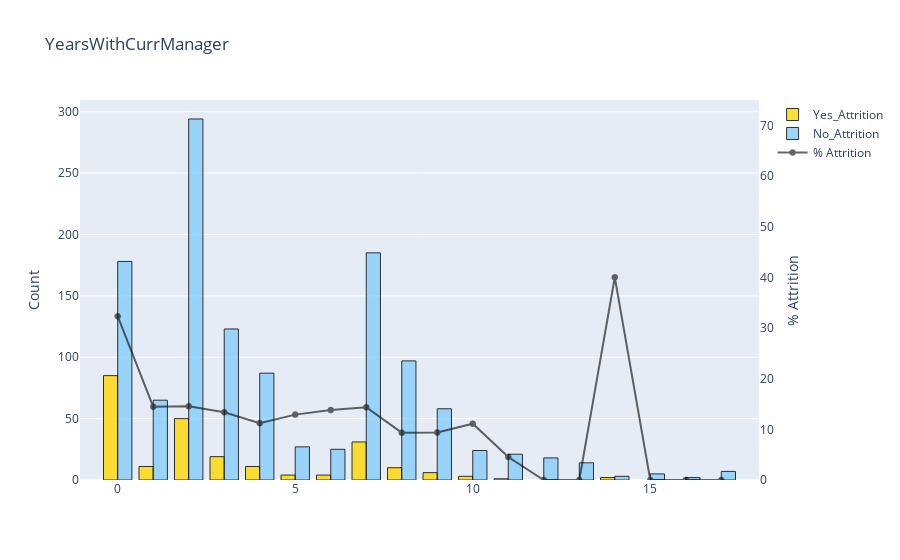

Notebook code for this chart:
### Markdown cell above
## What is Affect of YearsWithCurrManager on Attrition ?

### Code cell
barplot('YearsWithCurrManager', False)

### Figure 1 — Plotly figure (JSON) as saved in the notebook; plotly's stock layout.template omitted (floating-point values rounded to 4 significant figures)
{"data": [{"marker": {"color": "gold", "line": {"color": "#000000", "width": 1}}, "name": "Yes_Attrition", "opacity": 0.8, "type": "bar", "x": [0, 2, 7, 3, 1, 4, 8, 9, 5, 6, 10, 14, 11], "y": [85, 50, 31, 19, 11, 11, 10, 6, 4, 4, 3, 2, 1]}, {"marker": {"color": "lightskyblue", "line": {"color": "#000000", "width": 1}}, "name": "No_Attrition", "opacity": 0.8, "type": "bar", "x": [2, 7, 0, 3, 8, 4, 1, 9, 5, 6, 10, 11, 12, 13, 17, 15, 14, 16], "y": [294, 185, 178, 123, 97, 87, 65, 58, 27, 25, 24, 21, 18, 14, 7, 5, 3, 2]}, {"marker": {"color": "black", "line": {"color": "#000000", "width": 0.5}}, "name": "% Attrition", "opacity": 0.6, "type": "scatter", "x": [0, 1, 2, 3, 4, 5, 6, 7, 8, 9, 10, 11, 12, 13, 14, 15, 16, 17], "y": [32.32, 14.47, 14.53, 13.38, 11.22, 12.9, 13.79, 14.35, 9.346, 9.375, 11.11, 4.545, 0, 0, 40, 0, 0, 0], "yaxis": "y2"}], "layout": {"title": {"text": "YearsWithCurrManager"}, "yaxis": {"title": {"text": "Count"}}, "yaxis2": {"anchor": "x", "overlaying": "y", "range": [0, 75], "showgrid": false, "side": "right", "title": {"text": "% Attrition"}, "zeroline": false}}}
